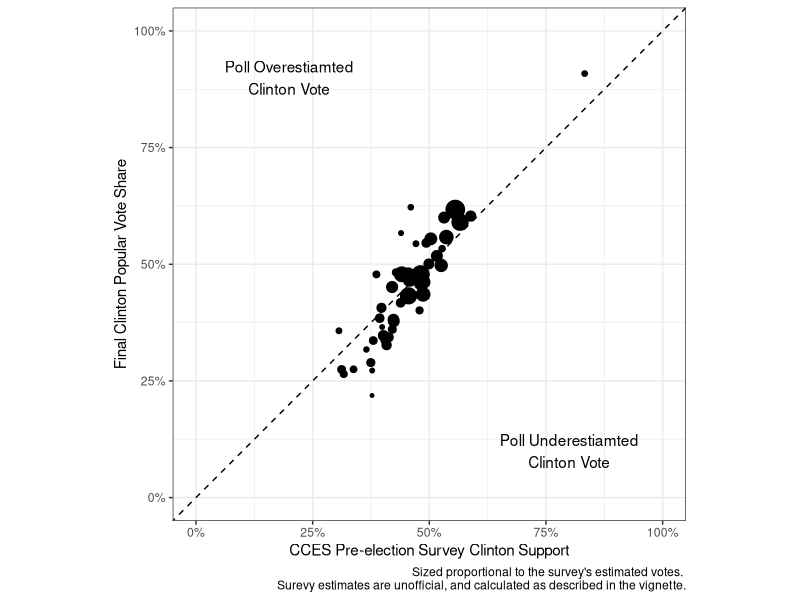
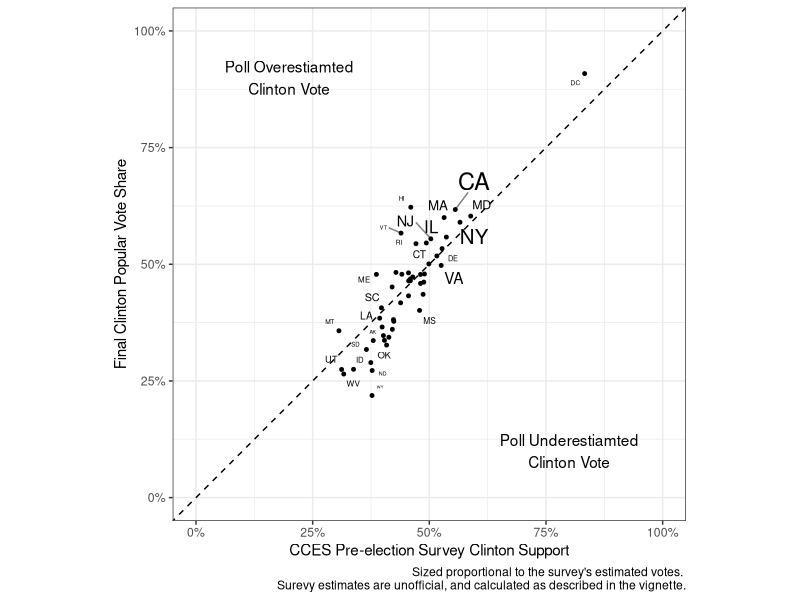

Generate these figures, in order, with R: (Note: this script raises an error after producing the figures.)
## ---- chunk 1
knitr::opts_chunk$set(echo = TRUE)
library(readr)
## ---- chunk 2
read_csv("data/output/pres16_state.csv")
## ---- chunk 3
library(ggplot2)
library(ggrepel)
library(scales)
library(readr)

df <- read_csv("data/output/pres16_state.csv")

gg0 <- ggplot(df, aes(x = cces_pct_hrc_voters, y = pct_hrc_voters, size = cces_n_voters)) +
  geom_abline(slope = 1, intercept = 0, linetype = "dashed") +
  scale_x_continuous(limits = c(0, 1), label = percent) +
  scale_y_continuous(limits = c(0, 1), label = percent) +
  guides(size = FALSE) +
  coord_equal() +
  theme_bw() +
  annotate("text", x = 0.8, y = 0.1, label = "Poll Underestiamted\nClinton Vote") +
  annotate("text", x = 0.2, y = 0.9, label = "Poll Overestiamted\nClinton Vote") +
  labs(x = "CCES Pre-election Survey Clinton Support",
       y = "Final Clinton Popular Vote Share",
       caption = "Sized proportional to the survey's estimated votes. \nSurevy estimates are unofficial, and calculated as described in the vignette.")
## ---- chunk 4
gg0 + geom_point()
## ---- chunk 5
gg0 + geom_point(size = 1) +  geom_text_repel(aes(label = st), segment.alpha = 0.5)
## ---- chunk 6
ggplot(df, aes(x = rho_voter)) + geom_histogram() + theme_bw()
## ---- chunk 7
ggplot(df, aes(x = rho_vep)) + geom_histogram() + theme_bw()
## ---- chunk 8
gg_rho_voter <-  ggplot(df, aes(x = log(tot_votes), y = log(rho_voter + 1), label = st)) +
  theme_bw() +
  geom_point() +
  geom_smooth(method = "lm", se = FALSE, color = "gray") +
  geom_text_repel()
gg_rho_voter
## ---- chunk 9
summary(lm(log(rho_voter + 1) ~ log(tot_votes), df))
## ---- chunk 10
gg_rho_voter + aes(x = log(vep), y = log(rho_vep + 1))
## ---- chunk 11
summary(lm(log(rho_vep + 1) ~ log(vep), df))
